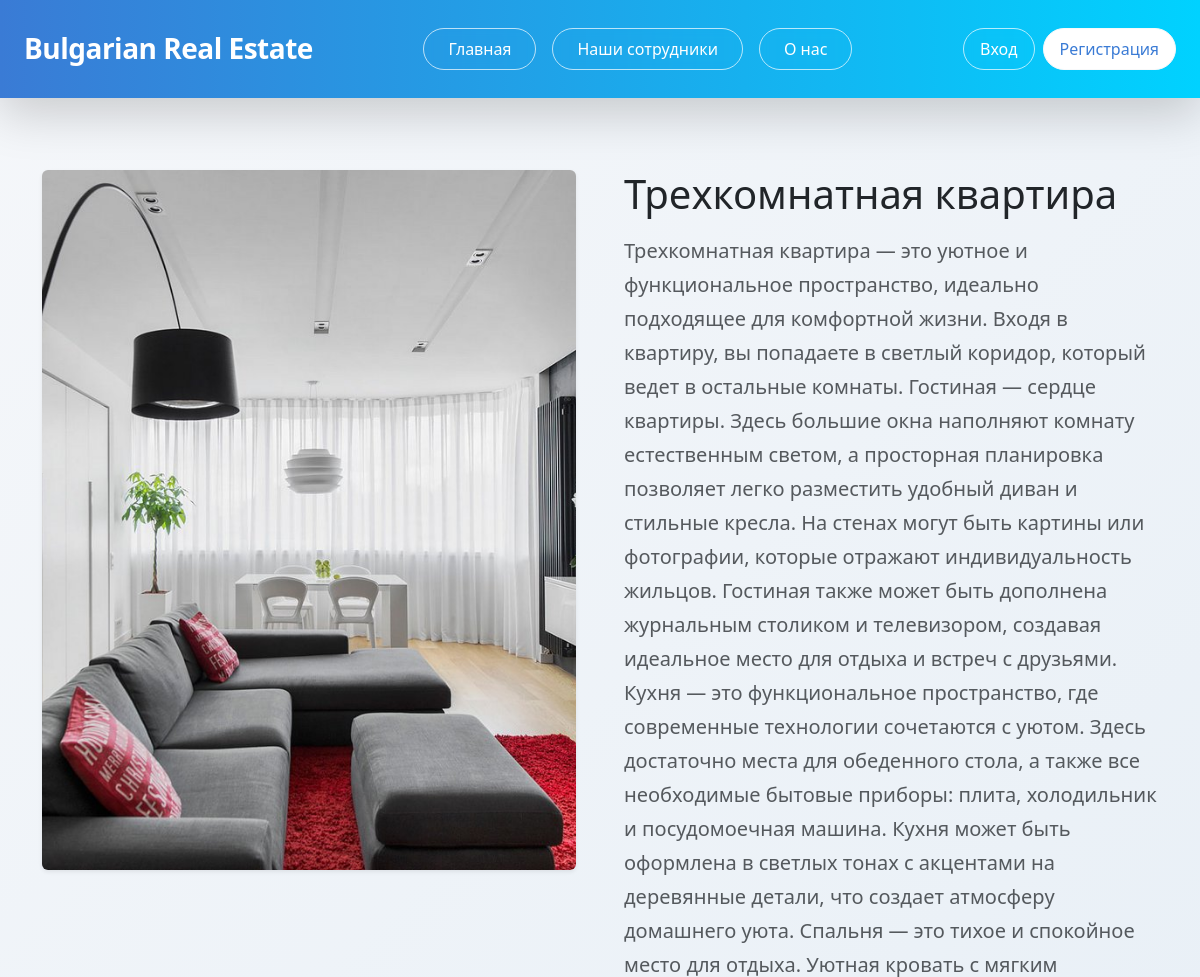
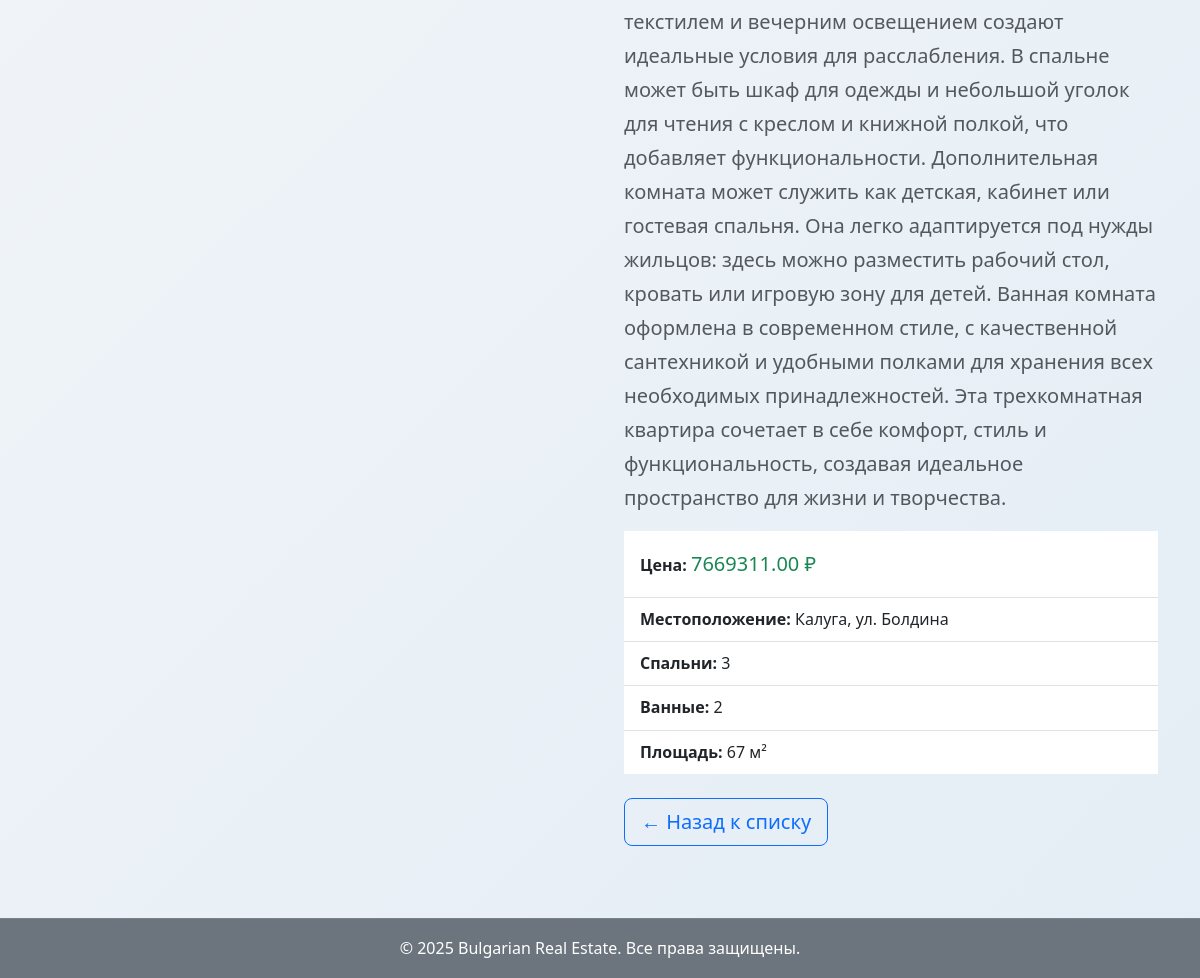
Screenshot of /property/9/ with the database file from the repository (2 pictures, top to bottom).
### properties/models.py (models this page shows, shortened)
class Property(models.Model):
    title = models.CharField("Заголовок", max_length=50)
    description = models.TextField("Описание")
    price = models.DecimalField("Цена", max_digits=10, decimal_places=2)
    location = models.CharField("Местоположение", max_length=100)
    bedrooms = models.IntegerField("Количество спален", blank=True, null=True)
    bathrooms = models.IntegerField("Количество ванных комнат")
    area = models.IntegerField("Площадь (м²)")
    property_type = models.CharField(
        "Тип недвижимости",
        max_length=10,
        choices=PROPERTY_TYPE_CHOICES,
        default='1_room'
    )
    image = models.ImageField("Фото", upload_to='properties/', blank=True, null=True)
    is_published = models.BooleanField("Опубликовано", default=True)
    created_at = models.DateTimeField(auto_now_add=True)
    class Meta:
        verbose_name = "Недвижимость"
        verbose_name_plural = "Недвижимость"

### properties/views.py (the view)
# urls.py: path('property/<int:pk>/', views.PropertyDetailView.as_view(), name='property_detail'),
class PropertyDetailView(DetailView):
    model = Property
    template_name = 'properties/property_detail.html'
    context_object_name = 'property'
    def get_queryset(self):
        return Property.objects.filter(is_published=True)

### templates/properties/property_detail.html (shortened to what this page needs)
{% extends "properties/base.html" %}
{% load static %}
{% block content %}
<div class="container my-5 text-dark">
  <div class="row align-items-start g-5">
    <div class="col-md-6">
      {% if property.image %}
        <img src="{{ property.image.url }}"
             class="img-fluid rounded shadow-sm"
             alt="{{ property.title }}"
             style="width: 100%; height: 700px; object-fit: cover;">
      {% else %}
        <img src="https://via.placeholder.com/600x450?text=Нет+фото"
             class="img-fluid rounded"
             alt="Нет фото"
             style="width: 100%; height: 450px; object-fit: cover;">
      {% endif %}
    </div>
    <div class="col-md-6">
      <h1 class="mb-3">{{ property.title }}</h1>
      <p class="lead text-muted">{{ property.description }}</p>
      <ul class="list-group list-group-flush mb-4">
        <li class="list-group-item py-3">
          <strong>Цена:</strong>
          <span class="text-success fs-5">{{ property.price }} ₽</span>
        </li>
        <li class="list-group-item py-2"><strong>Местоположение:</strong> {{ property.location }}</li>
        <li class="list-group-item py-2"><strong>Спальни:</strong> {{ property.bedrooms }}</li>
        <li class="list-group-item py-2"><strong>Ванные:</strong> {{ property.bathrooms }}</li>
        <li class="list-group-item py-2"><strong>Площадь:</strong> {{ property.area }} м²</li>
      </ul>
      <a href="{% url 'index' %}" class="btn btn-outline-primary btn-lg">
        ← Назад к списку
      </a>
    </div>
  </div>
</div>
{% endblock %}

### static/css/new-style.css (style rules this page uses)
body { font-family: 'Segoe UI', Tahoma, Geneva, Verdana, sans-serif; background: linear-gradient(135deg, #f5f7fa 0%, #e4edf5 100%); color: #333; line-height: 1.7; min-height: 100vh; display: flex; flex-direction: column; }

### rows the page displays
Property: image (picture), title "Трехкомнатная квартира", description "Трехкомнатная квартира — это уютное и функциональное пространство, идеально подходящее для комфортной жизни. Входя в квартиру, вы попадаете в светлый коридор, который ведет в остальные комнаты. Гостиная — сердце квартиры. Здесь большие окна наполняют комнату естественным светом, а просторная планировка позволяет легко разместить удобный диван и стильные кресла. На стенах могут быть картины или фотографии, которые отражают индивидуальность жильцов. Гостиная также может быть дополнена журнальным столиком и телевизором, создавая идеальное место для отдыха и встреч с друзьями. Кухня — это функциональное пространство, где современные технологии сочетаются с уютом. Здесь достаточно места для…", price "7669311.00", location "Калуга, ул. Болдина", bedrooms "3", bathrooms "2", area "67"
